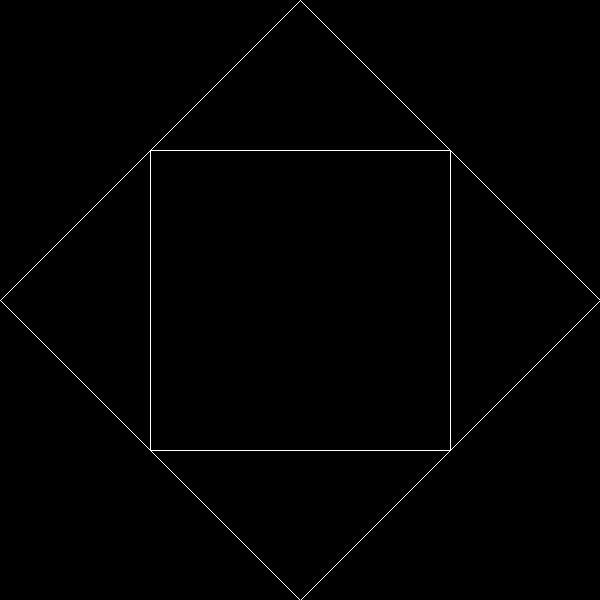
Frame 1 (no input)
Frame 60 (the mouse pressed at the canvas centre just before this capture): identical to frame 1, image omitted
Frame 120 (the mouse held since frame 60 and released just before this capture): identical to frame 1, image omitted

The Processing sketch that drew this single still picture (run headless with seeded random() and noise(); from frame 60 on, the mouse is pressed at the canvas centre):

// Processing sketch: GraphicsLab_Bressenham
// ── GraphicsLab_Bressenham.pde
int rect_l;
int rect_b;

void plotPixel(int x, int y) {
  set(x, y, color(255, 255, 255));
}

void plotLineLow(int x0, int y0, int x1, int y1) {
  int dx = x1-x0;
  int dy = y1-y0;
  int yi = 1;
  if (dy<0) {
    yi = -1;
    dy = -dy;
  }
  int D = 2*dy-dx;
  int y = y0;

  for (int x=x0; x<=x1; x++) {
    plotPixel(x, y);
    if (D>0) {
      y = y+yi;
      D = D-2*dx;
    }
    D = D+2*dy;
  }
}

void plotLineHigh(int x0, int y0, int x1, int y1) {
  int dx = x1-x0;
  int dy = y1-y0;
  int xi = 1;
  if (dx<0) {
    xi = -1;
    dx = -dx;
  }
  int D = 2*dx-dy;
  int x = x0;

  for (int y=y0; y<=y1; y++) {
    plotPixel(x, y);
    if (D>0) {
      x = x+xi;
      D = D-2*dy;
    }
    D = D+2*dx;
  }
}

void plotLine(int x0, int y0, int x1, int y1) {
  if (abs(y1-y0)<abs(x1-x0)) {
    if (x0>x1) {
      plotLineLow(x1, y1, x0, y0);
    } else {
      plotLineLow(x0, y0, x1, y1);
    }
  } else {
    if (y0>y1) {
      plotLineHigh(x1, y1, x0, y0);
    } else {
      plotLineHigh(x0, y0, x1, y1);
    }
  }
}  

void setup() {
  size(600, 600);
  background(0);

  rect_l = width/4;
  rect_b = height/4;
}

void draw() {
  plotLine(width/2-rect_l, height/2-rect_b, width/2+rect_l, height/2-rect_b);
  plotLine(width/2-rect_l, height/2+rect_b, width/2+rect_l, height/2+rect_b);
  plotLine(width/2+rect_l, height/2-rect_b, width/2+rect_l, height/2+rect_b);
  plotLine(width/2-rect_l, height/2-rect_b, width/2-rect_l, height/2+rect_b);

  plotLine(0, height/2, width/2, 0);
  plotLine(width, height/2, width/2, height);

  plotLine(width/2, 0, width, height/2);
  plotLine(0, height/2, width/2, height);
}
